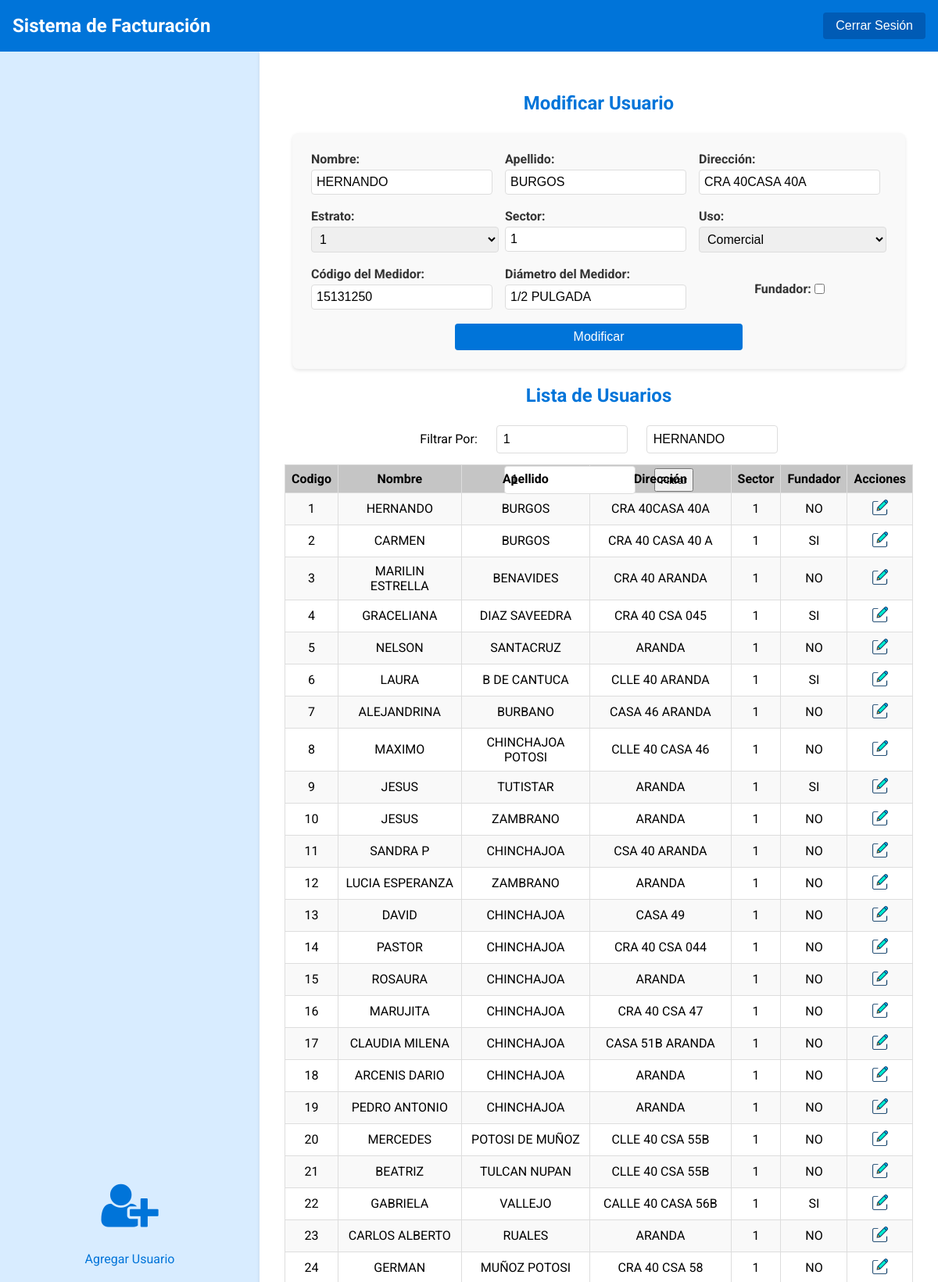
The page /modificar-usuario.php?modificar_id=1 (upper part) on the database its author committed.
### tables this page shows
CREATE TABLE `clientes` (
  `codigo` int(11) NOT NULL,
  `nombre` varchar(100) NOT NULL,
  `apellido` varchar(100) NOT NULL,
  `direccion` varchar(100) NOT NULL,
  `estrato` int(3) NOT NULL,
  `sector` varchar(20) NOT NULL,
  `uso` varchar(50) NOT NULL,
  `codigo_medidor` varchar(50) NOT NULL,
  `diametro_medidor` varchar(50) NOT NULL,
  `fundador` varchar(3) NOT NULL,
  `activo` varchar(3) NOT NULL
);

### modificar-usuario.php (the view, shortened to what this page needs)
<?php
$apellido = '';
$direccion = '';
$estrato = '';
$uso = '';
$codigo_medidor = '';
$diametro_medidor = '';
$fundador = '';
require 'db.php';
$codigo = isset($_POST['codigo']) ? $_POST['codigo'] : '';
$nombre = isset($_POST['nombre']) ? $_POST['nombre'] : '';
$sector = isset($_POST['sector']) ? $_POST['sector'] : '';
$sql = "SELECT * FROM clientes WHERE (codigo LIKE :codigo) AND (nombre LIKE :nombre) AND (sector LIKE :sector)";
$stmt = $conn->prepare($sql);
$stmt->bindValue(':codigo', "%$codigo%", PDO::PARAM_STR);
$stmt->bindValue(':nombre', "%$nombre%", PDO::PARAM_STR);
$stmt->bindValue(':sector', "%$sector%", PDO::PARAM_STR);
$stmt->execute();
$result = $stmt->fetchAll(PDO::FETCH_ASSOC);
if (isset($_GET['modificar_id'])) {
    $id = $_GET['modificar_id'];
    $stmt->bindValue(':codigo', $id, PDO::PARAM_STR);
    $stmt->execute();
    $usuario = $stmt->fetch(PDO::FETCH_ASSOC);
    if ($usuario) {
        $codigo = $usuario['codigo'];
        $nombre = $usuario['nombre'];
        $apellido = $usuario['apellido'];
        $direccion = $usuario['direccion'];
        $estrato = $usuario['estrato'];
        $sector = $usuario['sector'];
        $uso = $usuario['uso'];
        $codigo_medidor = $usuario['codigo_medidor'];
        $diametro_medidor = $usuario['diametro_medidor'];
        $fundador = $usuario['fundador'];
    }
}
?>
<!DOCTYPE html>
<html lang="es">
<head>
    <link rel="stylesheet" href="https://cdnjs.cloudflare.com/ajax/libs/font-awesome/4.7.0/css/font-awesome.min.css">
    <link rel="stylesheet" href="modificar-usuario-styles.css">
</head>
<body>
    <div class="main-container">
        <nav class="navbar">
            <div class="navbar-brand">Sistema de Facturación</div>
            <div>
                <button class="logout-button">Cerrar Sesión</button>
            </div>
        </nav>
        <div class="content">
            <aside class="sidebar">
                <ul class="menu-list">
                    <li><a href="agregar-usuario.php"><i class="fa fa-user-plus" aria-hidden="true"></i><br> Agregar Usuario</a></li>
                </ul>
            </aside>
            <main class="main-content">
                <h2>Modificar Usuario</h2>
                <form class="form-modificar" method="POST" action="procesar_modificacion.php" onsubmit="return validarFormulario()">
                    <div class="form-row">
                        <div class="form-group">
                            <label for="nombre">Nombre:</label>
                            <input type="text" id="nombre" name="nombre" required value="<?php echo htmlspecialchars($nombre); ?>" maxlength="100">
                        </div>
                        <div class="form-group">
                            <label for="apellido">Apellido:</label>
                            <input type="text" id="apellido" name="apellido" required value="<?php echo htmlspecialchars($apellido); ?>" maxlength="100">
                        </div>
                        <div class="form-group">
                            <label for="direccion">Dirección:</label>
                            <input type="text" id="direccion" name="direccion" required value="<?php echo htmlspecialchars($direccion); ?>" maxlength="100">
                        </div>
                    </div>
                    <div class="form-row">
                        <div class="form-group">
                            <label for="estrato">Estrato:</label>
                            <select id="estrato" name="estrato" required >
                                <option value="1" <?php echo $estrato == 1 ? 'selected' : ''; ?> >1</option>
                            </select>
                        </div>
                        <div class="form-group">
                            <label for="sector">Sector:</label>
                            <input type="text" id="sector" name="sector" required value="<?php echo htmlspecialchars($sector); ?>" maxlength="3">
                        </div>
                        <div class="form-group">
                            <label for="uso">Uso:</label>
                            <select id="uso" name="uso" required>
                                <option value="Comercial" <?php echo $uso === 'Comercial' ? 'selected' : ''; ?> >Comercial</option>
                            </select>
                        </div>
                    </div>
                    <div class="form-row">
                        <div class="form-group">
                            <label for="codigo_medidor">Código del Medidor:</label>
                            <input type="text" id="codigo_medidor" name="codigo_medidor" required value="<?php echo htmlspecialchars($codigo_medidor); ?>"  maxlength="50">
                        </div>
                        <div class="form-group">
                            <label for="diametro_medidor">Diámetro del Medidor:</label>
                            <input type="text" id="diametro_medidor" name="diametro_medidor" required value="<?php echo htmlspecialchars($diametro_medidor); ?>" maxlength="50">
                        </div>
                        <div class="form-group checkbox-group center-row">
                            <label for="fundador">Fundador:</label>
                            <input type="checkbox" id="fundador" name="fundador" <?php echo $fundador === 'SI' ? 'checked' : ''; ?> >
                        </div>
                    </div>
                    <div class="btn-modificar">
                        <button type="submit">Modificar</button>
                    </div>
                </form>
                <div class="user-list">
                    <h2>Lista de Usuarios</h2>
                    <div class="filtro">
                        <form class="form-filtro" method="POST" action="modificar-usuario.php">
                            <label >Filtrar Por: </label>
                            <input type="text" id="codigo" name="codigo" placeholder="Codigo" value="<?php echo htmlspecialchars($codigo); ?>">
                            <input type="text" id="nombre" name="nombre" placeholder="Nombre" value="<?php echo htmlspecialchars($nombre); ?>">
                            <input type="text" id="sector" name="sector" placeholder="Sector"value="<?php echo htmlspecialchars($sector); ?>">
                            <button type="submit">Filtrar</button>
                        </form>
                    </div>
                    <table>
                    <tr>
                        <th>Codigo</th>
                        <th>Nombre</th>
                        <th>Apellido</th>
                        <th>Dirección</th>
                        <th>Sector</th>
                        <th>Fundador</th>
                        <th>Acciones</th>
                    </tr>
                    <?php
                    if (count($result) > 0) {
                        foreach ($result as $row) {
                            echo "<tr>
                            <td> ". $row["codigo"] ."</td>
                            <td> ". $row["nombre"] ."</td>
                            <td> ". $row["apellido"] ."</td>
                            <td> ". $row["direccion"] ."</td>
                            <td> ". $row["sector"] ."</td>
                            <td> ". $row["fundador"] ."</td>
                            <td>
                                <a href='modificar-usuario.php?modificar_id=" . $row["codigo"] . "'  onclick='return confirm(\"¿Estás seguro de que deseas modificar este registro?\")'>
                                <img class='img-modificar' src='./img/editar.png' alt='Eliminar'>
                                </a>
                            </td>
                          </tr>";
                        }
                    }
                    ?>
                </table>
                </div>
            </main>
        </div>
    </div>
</body>
</html>

### modificar-usuario-styles.css (style rules this page uses)
body { font-family: 'Roboto', sans-serif; background-color: #f0f4f8; margin: 0; display: flex; flex-direction: column; height: 100vh; }
.main-container { display: flex; flex-direction: column; height: 100%; }
.navbar { background-color: #0074D9; color: white; padding: 1rem; display: flex; justify-content: space-between; align-items: center; box-shadow: 0 4px 8px rgba(0, 0, 0, 0.1); }
.navbar-brand { font-size: 1.5rem; font-weight: bold; }
.logout-button { background-color: #005bb5; color: white; padding: 0.5rem 1rem; border: none; border-radius: 4px; cursor: pointer; font-size: 1rem; transition: background-color 0.3s ease, box-shadow 0.3s ease; }
.content { display: flex; flex: 1; overflow: hidden; }
.sidebar { width: 300px; background-color: #d8ecff; padding: 1rem; box-shadow: 2px 0 5px rgba(0, 0, 0, 0.1); display: flex; flex-direction: column; }
.menu-list { list-style: none; padding: 0; margin: 0; flex-grow: 1; display: flex; flex-direction: column; justify-content: space-between; }
.menu-list li { flex: 1; display: flex; flex-direction: column; align-items: center; justify-content: center; border-bottom: 1px solid #ffffff; padding: 1rem 0; }
.menu-list a { color: #0074D9; text-decoration: none; display: flex; flex-direction: column; align-items: center; justify-content: center; border-radius: 4px; transition: background-color 0.3s ease, box-shadow 0.3s ease; }
.menu-list a i { font-size: 4rem; margin-bottom: 0.5rem; }
.main-content { flex: 1; padding: 2rem; background-color: #fff; box-shadow: 0 2px 4px rgba(0, 0, 0, 0.1); overflow-y: auto; display: flex; flex-direction: column; }
h2 { text-align: center; color: #0074D9; margin-bottom: 1.5rem; }
.form-modificar { max-width: 1200px; margin: 0 10px; background-color: #f9f9f9; padding: 1.5rem; border-radius: 8px; box-shadow: 0 2px 4px rgba(0, 0, 0, 0.1); }
.btn-modificar { display: flex; justify-content: center; }
.form-row { display: flex; justify-content: space-between; margin-bottom: 0.75rem; }
.form-group { flex: 1; margin-right: 0.5rem; }
.form-group:last-child { margin-right: 0; }
.form-modificar label { display: block; margin-bottom: 0.25rem; font-weight: bold; color: #333; }
.form-modificar input[type="text"], .form-modificar input[type="checkbox"], .form-modificar select { width: calc(100% - 22px); padding: 0.375rem; margin-bottom: 0.375rem; border: 1px solid #ddd; border-radius: 4px; font-size: 1rem; }
.form-modificar input[type="checkbox"] { width: auto; margin-right: 0.5rem; }
.form-modificar select { width: 100%; }
.checkbox-group { display: flex; align-items: center; }
.center-row { justify-content: center; }
.form-modificar button { display: block; width: 50%; padding: 0.5rem; background-color: #0074D9; color: white; border: none; border-radius: 4px; font-size: 1rem; cursor: pointer; transition: background-color 0.3s ease, box-shadow 0.3s ease; }
.user-list input[type="text"] { width: 100%; padding: 0.5rem; margin-bottom: 1rem; border: 1px solid #ddd; border-radius: 4px; font-size: 1rem; }
.user-list table { width: 100%; border-collapse: collapse; }
.user-list table, .user-list th, .user-list td { border: 1px solid #ddd; }
.user-list th, .user-list td { padding: 0.5rem; text-align: center; }
.user-list th { background-color: #0000003a; color: rgb(0, 0, 0); }
.user-list tbody tr:nth-child(even) { background-color: #f9f9f9; }
.img-modificar { width: 20px; height: 20px; }
.filtro { text-align: center; margin: auto; margin-bottom: 12px; }
.form-filtro { display: block; justify-content: center; padding: 0px 80px; max-height: 30px; margin-bottom: 20px; }
.form-filtro input { max-width: 150px; max-height: 30px; margin: 0 10px; }
.form-filtro label { max-width: 150px; margin: 0 10px; max-height: 30px; text-align: justify; }
.form-filtro button { max-width: 200px; height: 30px; margin: 0 10px; }

### rows shown on the page
clientes: nombre "HERNANDO", apellido "BURGOS", direccion "CRA 40CASA 40A", estrato "1", sector "1", uso "Comercial", codigo_medidor "15131250", diametro_medidor "1/2 PULGADA", codigo "1", fundador "NO"
clientes: codigo "2", nombre "CARMEN", apellido "BURGOS", direccion "CRA 40 CASA 40 A", sector "1", fundador "SI"
clientes: codigo "3", nombre "MARILIN ESTRELLA", apellido "BENAVIDES", direccion "CRA 40 ARANDA", sector "1", fundador "NO"
clientes: codigo "4", nombre "GRACELIANA", apellido "DIAZ SAVEEDRA", direccion "CRA 40 CSA 045", sector "1", fundador "SI"
clientes: codigo "5", nombre "NELSON", apellido "SANTACRUZ", direccion "ARANDA", sector "1", fundador "NO"
clientes: codigo "6", nombre "LAURA", apellido "B DE CANTUCA", direccion "CLLE 40 ARANDA", sector "1", fundador "SI"
clientes: codigo "7", nombre "ALEJANDRINA", apellido "BURBANO", direccion "CASA 46 ARANDA", sector "1", fundador "NO"
clientes: codigo "8", nombre "MAXIMO", apellido "CHINCHAJOA POTOSI", direccion "CLLE 40 CASA 46", sector "1", fundador "NO"
clientes: codigo "9", nombre "JESUS", apellido "TUTISTAR", direccion "ARANDA", sector "1", fundador "SI"
clientes: codigo "10", nombre "JESUS", apellido "ZAMBRANO", direccion "ARANDA", sector "1", fundador "NO"
clientes: codigo "11", nombre "SANDRA P", apellido "CHINCHAJOA", direccion "CSA 40 ARANDA", sector "1", fundador "NO"
clientes: codigo "12", nombre "LUCIA ESPERANZA", apellido "ZAMBRANO", direccion "ARANDA", sector "1", fundador "NO"
clientes: codigo "13", nombre "DAVID", apellido "CHINCHAJOA", direccion "CASA 49", sector "1", fundador "NO"
clientes: codigo "14", nombre "PASTOR", apellido "CHINCHAJOA", direccion "CRA 40 CSA 044", sector "1", fundador "NO"
clientes: codigo "15", nombre "ROSAURA", apellido "CHINCHAJOA", direccion "ARANDA", sector "1", fundador "NO"
clientes: codigo "16", nombre "MARUJITA", apellido "CHINCHAJOA", direccion "CRA 40 CSA 47", sector "1", fundador "NO"
clientes: codigo "17", nombre "CLAUDIA MILENA", apellido "CHINCHAJOA", direccion "CASA 51B ARANDA", sector "1", fundador "NO"
clientes: codigo "18", nombre "ARCENIS DARIO", apellido "CHINCHAJOA", direccion "ARANDA", sector "1", fundador "NO"
clientes: codigo "19", nombre "PEDRO ANTONIO", apellido "CHINCHAJOA", direccion "ARANDA", sector "1", fundador "NO"
clientes: codigo "20", nombre "MERCEDES", apellido "POTOSI DE MUÑOZ", direccion "CLLE 40 CSA 55B", sector "1", fundador "NO"
clientes: codigo "21", nombre "BEATRIZ", apellido "TULCAN NUPAN", direccion "CLLE 40 CSA 55B", sector "1", fundador "NO"
clientes: codigo "22", nombre "GABRIELA", apellido "VALLEJO", direccion "CALLE 40 CASA 56B", sector "1", fundador "SI"
clientes: codigo "23", nombre "CARLOS ALBERTO", apellido "RUALES", direccion "ARANDA", sector "1", fundador "NO"
clientes: codigo "24", nombre "GERMAN", apellido "MUÑOZ POTOSI", direccion "CRA 40 CSA 58", sector "1", fundador "NO"
